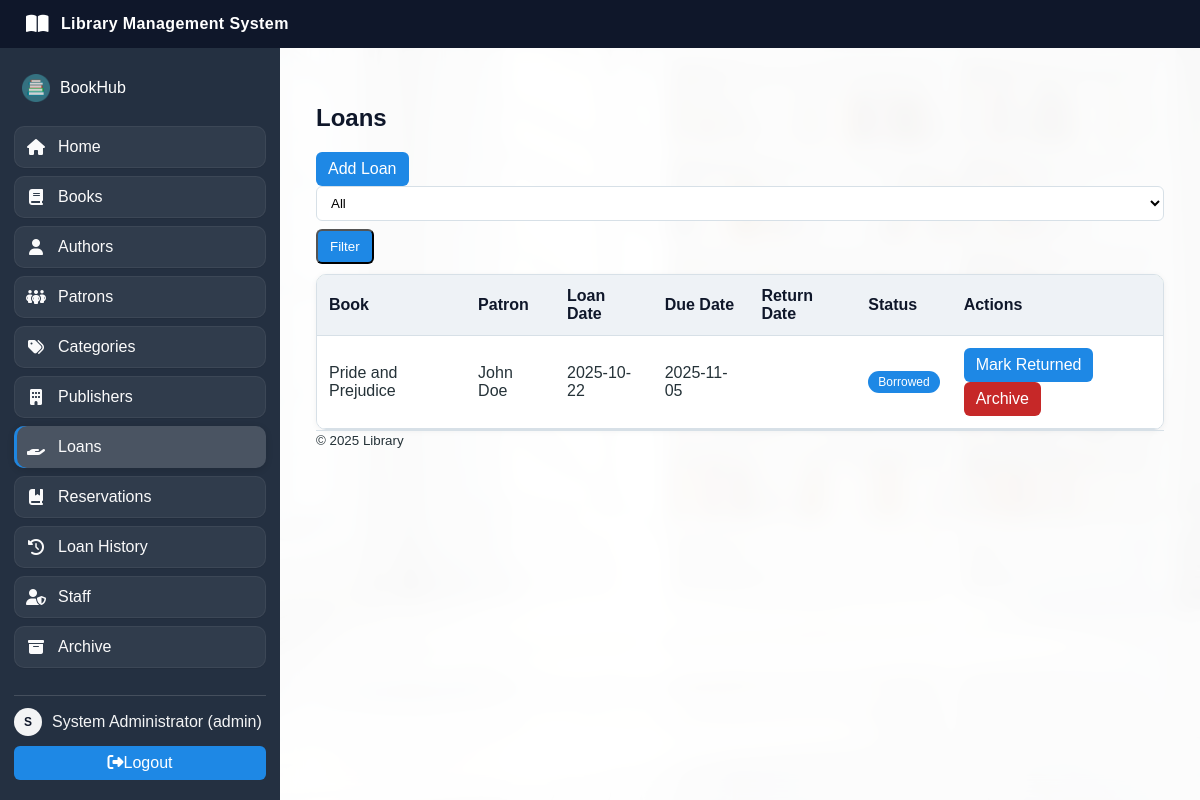
The page /loans.php (signed in) on the database its author committed.
### tables this page shows
CREATE TABLE loans (
  id INT AUTO_INCREMENT PRIMARY KEY,
  book_id INT NOT NULL,
  patron_id INT NOT NULL,
  staff_id INT NOT NULL,
  loan_date DATE NOT NULL,
  due_date DATE NOT NULL,
  return_date DATE NULL,
  status ENUM('borrowed','returned','overdue') NOT NULL DEFAULT 'borrowed',
  created_at TIMESTAMP DEFAULT CURRENT_TIMESTAMP,
  CONSTRAINT fk_loans_book FOREIGN KEY (book_id) REFERENCES books(id) ON DELETE RESTRICT,
  CONSTRAINT fk_loans_patron FOREIGN KEY (patron_id) REFERENCES patrons(id) ON DELETE RESTRICT,
  CONSTRAINT fk_loans_staff FOREIGN KEY (staff_id) REFERENCES staff(id) ON DELETE RESTRICT
);

CREATE TABLE books (
  id INT AUTO_INCREMENT PRIMARY KEY,
  title VARCHAR(200) NOT NULL,
  isbn VARCHAR(20) NULL UNIQUE,
  author_id INT NULL,
  category_id INT NULL,
  publisher_id INT NULL,
  published_year INT NULL,
  status ENUM('available','reserved','loaned') NOT NULL DEFAULT 'available',
  created_at TIMESTAMP DEFAULT CURRENT_TIMESTAMP,
  CONSTRAINT fk_books_author FOREIGN KEY (author_id) REFERENCES authors(id) ON DELETE SET NULL,
  CONSTRAINT fk_books_category FOREIGN KEY (category_id) REFERENCES categories(id) ON DELETE SET NULL,
  CONSTRAINT fk_books_publisher FOREIGN KEY (publisher_id) REFERENCES publishers(id) ON DELETE SET NULL
);

CREATE TABLE patrons (
  id INT AUTO_INCREMENT PRIMARY KEY,
  full_name VARCHAR(150) NOT NULL,
  email VARCHAR(150) NOT NULL UNIQUE,
  phone VARCHAR(50) NULL,
  address VARCHAR(255) NULL,
  created_at TIMESTAMP DEFAULT CURRENT_TIMESTAMP
);

### auth.php (called while the page is built, shortened)
<?php
function current_user(): ?array {
	return $_SESSION['user'] ?? null;
}
function is_admin(): bool {
	$user = current_user();
	return $user && $user['role'] === 'admin';
}

### loans.php (the view, shortened to what this page needs)
<?php
require_once __DIR__ . '/auth.php';
function h(string $s): string { return htmlspecialchars($s, ENT_QUOTES, 'UTF-8'); }
include __DIR__ . '/header.php';
?>
<h2>Loans</h2>
<?php if (is_admin()): ?>
<details>
    <summary class="btn">Add Loan</summary>
</details>
<?php endif; ?>
<form method="get" style="margin-bottom:10px;">
    <select name="filter">
        <?php $filter = $_GET['filter'] ?? 'all';
        foreach (['all','borrowed','overdue','returned'] as $f): ?>
            <option value="<?php echo $f; ?>" <?php echo $filter===$f?'selected':''; ?>><?php echo ucfirst($f); ?></option>
        <?php endforeach; ?>
    </select>
    <button class="btn" type="submit">Filter</button>
<?php $where = '';
?>
</form>
<?php
$sql = "SELECT l.*, b.title, p.full_name AS patron
        FROM loans l
        JOIN books b ON b.id=l.book_id
        JOIN patrons p ON p.id=l.patron_id
        $where
        ORDER BY l.created_at DESC";
$res = $mysqli->query($sql);
?>
<div class="table-wrap">
<table>
	<tr>
		<th>Book</th>
		<th>Patron</th>
		<th>Loan Date</th>
		<th>Due Date</th>
		<th>Return Date</th>
		<th>Status</th>
		<?php if (is_admin()): ?><th>Actions</th><?php endif; ?>
	</tr>
	<?php while ($row = $res->fetch_assoc()): ?>
	<tr <?php if ($row['status'] === 'overdue'): ?>class="overdue-row"<?php endif; ?>>
		<td><?php echo h($row['title']); ?></td>
		<td><?php echo h($row['patron']); ?></td>
		<td><?php echo h($row['loan_date']); ?></td>
		<td><?php echo h($row['due_date']); ?></td>
		<td><?php echo h((string)$row['return_date']); ?></td>
		<td>
			<?php
			$status = $row['status'];
			$pill_class = $status === 'returned' ? 'returned' : ($status === 'overdue' ? 'overdue' : 'borrowed');
			?>
			<span class="pill <?php echo $pill_class; ?>"><?php echo h(ucfirst($status)); ?></span>
		</td>
		<?php if (is_admin()): ?>
		<td>
			<?php if ($row['status'] !== 'returned'): ?>
				<a class="btn" href="loans.php?action=return&id=<?php echo (int)$row['id']; ?>">Mark Returned</a>
			<?php endif; ?>
			<a class="btn red" href="loans.php?action=archive&id=<?php echo (int)$row['id']; ?>" onclick="return confirm('Archive this loan?');">Archive</a>
		</td>
		<?php endif; ?>
	</tr>
	<?php endwhile; ?>
</table>
</div>
<?php include __DIR__ . '/footer.php';

### assets/styles.css (style rules this page uses)
:root { --green-600: #2e7d32; --green-700: #1b5e20; --green-100: #e8f5e9; --brown-700: #243041; --brown-600: #1b2735; --brown-100: #eef2f6; --text-900: #253238; --text-700: #546e7a; --border: #d7e0e7; --bg: #f5f8fb; --red: #e53935; --blue: #1e88e5; }
body { font-family: Arial, sans-serif; margin: 0; color: var(--text-900); background: var(--bg); }
h2, h3 { color: #0f172a; }
.table-wrap { background:#fff; border:1px solid var(--border); border-radius:10px; overflow:hidden; box-shadow:0 1px 6px rgba(0,0,0,0.05); }
table { border-collapse: collapse; width: 100%; }
th, td { border-bottom: 1px solid var(--border); padding: 12px; }
th { background: var(--brown-100); text-align: left; color:#0f172a; }
tbody tr:nth-child(even) { background: #fff; }
tbody tr:nth-child(odd) { background: var(--green-100); }
.btn { padding: 8px 12px; background: var(--blue); color: #fff; text-decoration: none; border-radius: 6px; display:inline-block; }
.btn.red { background: #c62828; }
input[type="text"], input[type="email"], input[type="password"], input[type="number"], input[type="date"], input[type="url"], select, textarea { padding: 8px 10px; border:1px solid var(--border); border-radius:6px; width: 100%; box-sizing: border-box; background:#fff; }
form .btn { margin-top: 8px; }
details > summary { list-style: none; cursor: pointer; }
.pill { display:inline-block; padding:4px 10px; border-radius:9999px; font-size:12px; color:#fff; }
.pill.borrowed { background:#1e88e5; }

### rows shown on the page
loans: book.title "Pride and Prejudice", patron.full_name "John Doe", loan_date "2025-10-22", due_date "2025-11-05", status "Borrowed"

### other values the page prints
substr($user['full_name'] ?? $user['username'], 0, 1) "S"
$user['full_name'] "System Administrator"
$user['role'] "admin"
form field filter "All"
